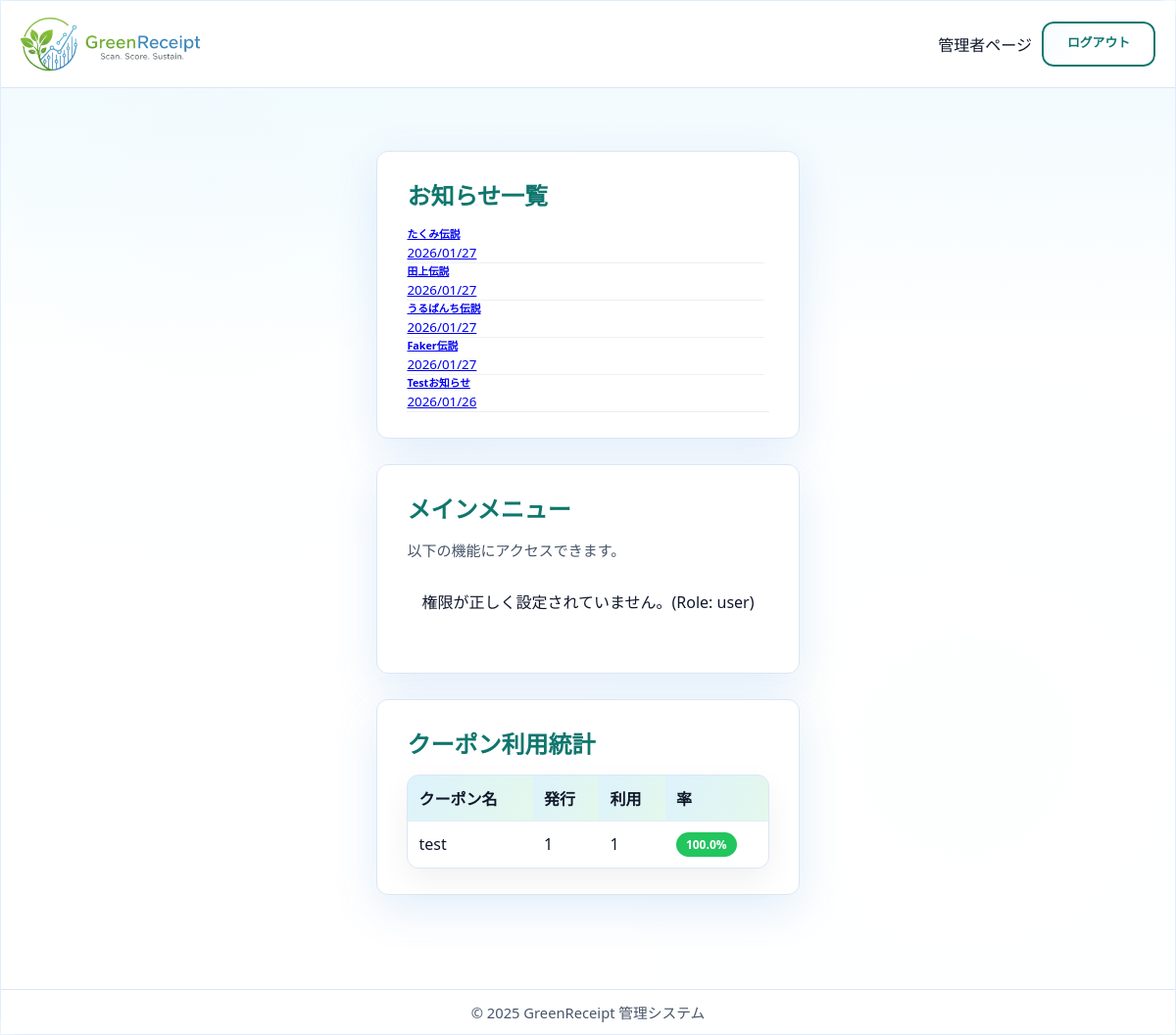
The app's page /staff/index/ (signed in) with its own data.
### core/models.py (models this page shows, shortened)
class Announcement(models.Model):
    title = models.CharField(max_length=100, verbose_name='記事名')
    content = models.TextField(verbose_name='内容')
    file = models.FileField(
        upload_to='announcements/', null=True, blank=True, verbose_name='ファイル')
    created_at = models.DateTimeField(auto_now_add=True, verbose_name='作成日時')
    class Meta:
        verbose_name = 'お知らせ'
        verbose_name_plural = 'お知らせ'

class Coupon(models.Model):
    TYPE_CHOICES = [
        ('percentage', '割引率'),
        ('absolute', '固定額'),
    ]
    title = models.CharField(max_length=64, verbose_name='タイトル')
    description = models.CharField(max_length=64, verbose_name='詳細')
    requirement = models.CharField(max_length=255, blank=True, verbose_name='利用条件')
    type = models.CharField(max_length=64, verbose_name='タイプ', choices=TYPE_CHOICES)
    discount_value = models.DecimalField(
        max_digits=12, decimal_places=2, verbose_name='割引量')
    available_stores = models.ManyToManyField(
        Store, verbose_name='利用可能店舗', blank=True)
    required_points = models.IntegerField(default=0, verbose_name='必要ポイント数')
    STATUS_CHOICES = [
        ('pending', '申請中'),
        ('approved', '承認済み'),
        ('rejected', '却下'),
        ('deletion_requested', '削除申請中'),
    ]
    status = models.CharField(
        max_length=20, choices=STATUS_CHOICES, default='approved', verbose_name='ステータス')
    store = models.ForeignKey(
        Store, on_delete=models.CASCADE, null=True, blank=True, related_name='created_coupons', verbose_name='作成店舗')
    remarks = models.TextField(blank=True, verbose_name='備考')
    rejection_reason = models.TextField(blank=True, verbose_name='却下理由')
    updated_at = models.DateTimeField(auto_now=True, verbose_name='更新日時')
    class Meta:
        verbose_name = 'クーポン'
        verbose_name_plural = 'クーポン'

### accounts/models.py (models this page shows, shortened)
class CustomUser(AbstractUser):
    username = models.CharField(
        "ユーザー名",
        max_length=50,
        unique=True,
        help_text=(
            "必須。50文字以下。文字、数字、および @/./+/-/_ のみ使用できます。"
        ),
        validators=[AbstractUser.username_validator],
        error_messages={
            "unique": _("A user with that username already exists."),
        },
    )
    email = models.EmailField(_("email address"), unique=True)
    is_verified = models.BooleanField(default=False, verbose_name='メール認証済み')
    verification_token = models.CharField(
        max_length=100, blank=True, null=True, unique=True, verbose_name='認証トークン')
    ROLE_CHOICES = (
        ('admin', '管理者'),
        ('store', '店舗'),
        ('user', '一般ユーザー'),
    )
    RANK_CHOICES = (
        ('seed', '種'),
        ('sprout', '芽'),
        ('tree', '木'),
        ('apple_tree', 'リンゴの木'),
    )
    current_points = models.IntegerField(default=0, verbose_name='ポイント')
    rank = models.CharField(max_length=20, choices=RANK_CHOICES, default='seed', verbose_name='ランク')
    updated_at = models.DateTimeField(auto_now=True, verbose_name='アカウント更新日時')
    birthday = models.DateField(verbose_name='生年月日', null=True, blank=True)
    purchased_amount = models.IntegerField(default=0, verbose_name='購入点数')
    lastmonth_point = models.IntegerField(default=0, verbose_name='先月獲得ポイント')
    current_coupons = models.ManyToManyField(
        'core.Coupon', verbose_name='所持クーポン', blank=True)
    role = models.CharField(
        max_length=10, choices=ROLE_CHOICES, default='user', verbose_name='役割')
    store = models.ForeignKey(
        'core.Store', on_delete=models.SET_NULL, null=True, blank=True, verbose_name='所属店舗')
    last_reset_month = models.DateField(null=True, blank=True, verbose_name='最後にポイントリセットした月')
    new_email = models.EmailField(
        _("new email address"), blank=True, null=True)
    email_change_token = models.CharField(
        max_length=100, blank=True, null=True, unique=True, verbose_name='メール変更認証トークン'
    )
    withdrawal_code = models.CharField(
        max_length=6, blank=True, null=True, verbose_name='退会確認コード'
    )
    withdrawal_code_expires_at = models.DateTimeField(
        blank=True, null=True, verbose_name='退会確認コード有効期限'
    )
    RANK_HIERARCHY = {'seed': 0, 'sprout': 1, 'tree': 2, 'apple_tree': 3}
    def _update_rank(self):
        points = self.current_points
        new_rank = self.rank
        if points >= 800:
            new_rank = 'apple_tree'
        elif points >= 300:
            new_rank = 'tree'
        elif points >= 100:
            new_rank = 'sprout'
        else:
            new_rank = 'seed'
        self.rank = new_rank
    def save(self, *args, **kwargs):
        is_new_user = self.pk is None
        old_rank = 'seed'
        old_points = 0
        if not is_new_user:
            try:
                old_self = CustomUser.objects.get(pk=self.pk)
                old_rank = old_self.rank
                old_points = old_self.current_points
            except CustomUser.DoesNotExist:
                pass
        self._update_rank()
        if not self.is_superuser:
            self.is_staff = self.role in ['admin', 'system', 'store']
        super().save(*args, **kwargs)
        rank_coupon_map = {
            'sprout': 'ブロンズランク特典', # クーポン名定義
            'tree': 'シルバーランク特典',
            'apple_tree': 'ゴールドランク特典',
        }
    class Meta:
        verbose_name = 'ユーザー'
        verbose_name_plural = 'ユーザー'

### core/views.py (the view)
# urls.py: path("staff/index/", views.staff_index, name="staff_index"),
@login_required
def staff_index(request):
    announcements = Announcement.objects.all().order_by('-created_at')
    coupons = Coupon.objects.all()
    coupon_stats = []
    for coupon in coupons:
        holders_count = coupon.customuser_set.count()
        usage_count = CouponUsage.objects.filter(coupon=coupon).count()
        issued_count = holders_count + usage_count
        usage_ratio = 0
        if issued_count > 0:
            usage_ratio = (usage_count / issued_count) * 100
        used_at_my_store = 0
        if request.user.role == 'store' and request.user.store:
            used_at_my_store = CouponUsage.objects.filter(
                coupon=coupon,
                store=request.user.store
            ).count()
        elif request.user.role == 'admin' or request.user.is_superuser:
            used_at_my_store = usage_count
        coupon_stats.append({
            'coupon': coupon,
            'issued_count': issued_count,
            'usage_count': usage_count,
            'usage_ratio': round(usage_ratio, 1),
            'used_at_my_store': used_at_my_store
        })
    return render(request, "admin/staff_index.html", {
        'announcements': announcements,
        'coupon_stats': coupon_stats
    })

### core/templates/admin/staff_index.html (shortened to what this page needs)
{% extends 'admin/admin_base.html' %}
{% load static %}
{% block content %}
  <div class="container-fluid dashboard-section mt-4 px-4">
    <div class="row mb-4">
      <div class="col-12">
        <div class="card shadow-sm">
          <div class="card-header bg-white d-flex justify-content-between align-items-center">
            <h2 class="h5 mb-0">お知らせ一覧</h2>
          </div>
          <div class="card-body">
            {% if announcements %}
              <div class="announcement-list">
                {% for announcement in announcements %}
                  <a href="{% url 'core:announcement_detail' announcement.id %}" class="announcement-item d-flex justify-content-between align-items-center p-3 mb-2 bg-light rounded text-decoration-none text-dark">
                    <div>
                      <h6 class="mb-1 fw-bold">{{ announcement.title }}</h6>
                      <small class="text-muted">{{ announcement.created_at|date:'Y/m/d' }}</small>
                    </div>
                  </a>
                {% endfor %}
              </div>
            {% else %}
              <p class="text-muted text-center py-4">現在、お知らせはありません。</p>
            {% endif %}
          </div>
        </div>
      </div>
    </div>
    <div class="row mb-4">
      <div class="col-12">
        <div class="card shadow-sm">
          <div class="card-header bg-white">
            <h2 class="h4 mb-0">メインメニュー</h2>
          </div>
          <div class="card-body">
            <p class="text-muted">以下の機能にアクセスできます。</p>
            <div class="dashboard-grid">
              {% if not user.role == 'admin' and not user.is_superuser and not user.role == 'store' %}
                <div class="alert alert-warning">
                    権限が正しく設定されていません。(Role: {{ user.role }})
                </div>
              {% endif %}
            </div>
          </div>
        </div>
      </div>
    </div>
    <div class="row">
      <div class="col-12 mb-4">
        <div class="card h-100 shadow-sm">
          <div class="card-header bg-white">
            <h2 class="h5 mb-0">クーポン利用統計</h2>
          </div>
          <div class="card-body p-0">
            {% if coupon_stats %}
              <div class="table-responsive">
                <table class="table table-hover mb-0">
                  <thead class="table-light">
                    <tr>
                      <th class="ps-4">クーポン名</th>
                      <th class="text-center">発行</th>
                      <th class="text-center">利用</th>
                      <th class="text-center">率</th>
                    </tr>
                  </thead>
                  <tbody>
                    {% for stat in coupon_stats %}
                      <tr data-href="{% url 'core:coupon_stats_detail' stat.coupon.id %}" class="clickable-row">
                        <td class="ps-4 fw-bold">{{ stat.coupon.title }}</td>
                        <td class="text-center">{{ stat.issued_count }}</td>
                        <td class="text-center">{{ stat.usage_count }}</td>
                        <td class="text-center">
                            <span class="badge {% if stat.usage_ratio > 30 %}bg-success{% elif stat.usage_ratio > 10 %}bg-primary{% else %}bg-secondary{% endif %}">
                                {{ stat.usage_ratio }}%
                            </span>
                        </td>
                      </tr>
                    {% endfor %}
                  </tbody>
                </table>
              </div>
            {% else %}
              <p class="text-muted text-center py-4">現在、クーポンの統計データはありません。</p>
            {% endif %}
          </div>
        </div>
      </div>
    </div>
  </div>
{% endblock %}

### core/static/css/style.css (style rules this page uses)
:root { --bg-1: #f3f9ff; --bg-2: #f2fff8; --panel: rgba(255, 255, 255, 0.9); --panel-strong: rgba(255, 255, 255, 0.96); --border: rgba(9, 109, 217, 0.12); --shadow: 0 14px 48px rgba(9, 109, 217, 0.12); --shadow-strong: 0 22px 60px rgba(9, 109, 217, 0.18); --text: #0f172a; --muted: #475569; --accent: #79ca69; --accent-2: #0f766e; --success: #22c55e; --danger: #ef4444; --radius-lg: 18px; --radius-md: 12px; --radius-sm: 10px; }
* { box-sizing: border-box; margin: 0; padding: 0; }
html, body { height: 100%; width: 100%; overflow-x: hidden; }
body { font-family: "Poppins", "Segoe UI", "\u30E1\u30A4\u30EA\u30AA", "Hiragino Kaku Gothic ProN", sans-serif; text-align: center; min-height: 100vh; margin: 0; padding-top: 0; color: var(--text); background: radial-gradient(circle at 12% 18%, rgba(14, 165, 233, 0.16), transparent 32%), radial-gradient(circle at 80% 8%, rgba(34, 197, 94, 0.12), transparent 28%), radial-gradient(circle at 76% 72%, rgba(14, 165, 233, 0.12), transparent 32%), linear-gradient(135deg, var(--bg-1), var(--bg-2)); -webkit-font-smoothing: antialiased; -moz-osx-font-smoothing: grayscale; }
:root { --nav-h: 100px; }
main p { font-size: 15px; color: var(--muted); font-weight: 500; }

### core/static/css/admin.css (style rules this page uses)
:root { --bg-1: #f3f9ff; --bg-2: #f2fff8; --panel: rgba(255, 255, 255, 0.94); --border: rgba(9, 109, 217, 0.12); --shadow: 0 14px 48px rgba(9, 109, 217, 0.12); --shadow-strong: 0 22px 60px rgba(9, 109, 217, 0.18); --text: #0f172a; --muted: #475569; --accent: #0ea5e9; --accent-2: #0f766e; --radius-lg: 18px; --radius-md: 12px; --radius-sm: 10px; }
* { box-sizing: border-box; }
html, body { height: 100%; width: 100%; margin: 0; padding: 0 !important; overflow-x: hidden; }
body { font-family: "Poppins", "Segoe UI", "\u30E1\u30A4\u30EA\u30AA", sans-serif; color: var(--text); display: flex; flex-direction: column; min-height: 100vh; background: radial-gradient(circle at 18% 18%, rgba(14, 165, 233, 0.16), transparent 32%), radial-gradient(circle at 82% 72%, rgba(34, 197, 94, 0.12), transparent 34%), linear-gradient(135deg, var(--bg-1), var(--bg-2)); -webkit-font-smoothing: antialiased; }
.card { background: #ffffff; border: 1px solid #dce6f5; border-radius: var(--radius-md); padding: 26px 30px; box-shadow: var(--shadow); margin-bottom: 26px; }
.card h2, .card h3 { color: var(--accent-2); margin-bottom: 15px; }
.table-responsive { overflow-x: hidden; border-radius: 12px; border: 1px solid #dce6f5; box-shadow: 0 12px 32px rgba(0,0,0,.06); }
table { width: 100%; border-collapse: collapse; }
th { background: linear-gradient(120deg, rgba(14, 165, 233, 0.14), rgba(34, 197, 94, 0.12)); color: var(--text); font-weight: 700; padding: 11px; text-align: left; }
td { padding: 11px; border-top: 1px solid #e4ecf7; }
tr { transition: background 0.25s ease, transform 0.25s ease; }
.alert { padding: 15px; margin-bottom: 20px; border-radius: var(--radius-md); text-align: center; }
.d-flex { display: flex; }
.justify-content-between { justify-content: space-between; }
.align-items-center { align-items: center; }
.mb-4 { margin-bottom: 1.5rem; }
.mt-4 { margin-top: 1.5rem; }
.dashboard-grid { justify-content: center; }
.announcement-list { max-height: 200px !important; overflow-y: auto !important; padding-right: 5px; display: block; }
.badge { display: inline-block; padding: 4px 10px; font-size: 0.75rem; font-weight: 700; border-radius: 20px; color: #fff; white-space: nowrap; }
.bg-success { background-color: #22c55e; }

### core/templates/admin/staff_index.html (style rules this page uses)
.dashboard-grid { display: flex; flex-wrap: wrap; gap: 20px; margin-top: 15px; }
.announcement-list { max-height: 220px; overflow-y: auto; padding-right: 5px; border-bottom: 1px solid #eee; }
.announcement-item { border-bottom: 1px solid #f0f0f0; margin-bottom: 0 !important; border-radius: 0 !important; }
.announcement-item:last-child { border-bottom: none; }
.clickable-row { cursor: pointer; }

### records on screen
Announcement: title "たくみ伝説", created_at "2026/01/27"
Announcement: title "田上伝説", created_at "2026/01/27"
Announcement: title "うるぱんち伝説", created_at "2026/01/27"
Announcement: title "Faker伝説", created_at "2026/01/27"
Announcement: title "Testお知らせ", created_at "2026/01/26"
CustomUser: role "user"
Coupon: coupon "test", issued_count "1", usage_count "1", usage_ratio "100.0"
